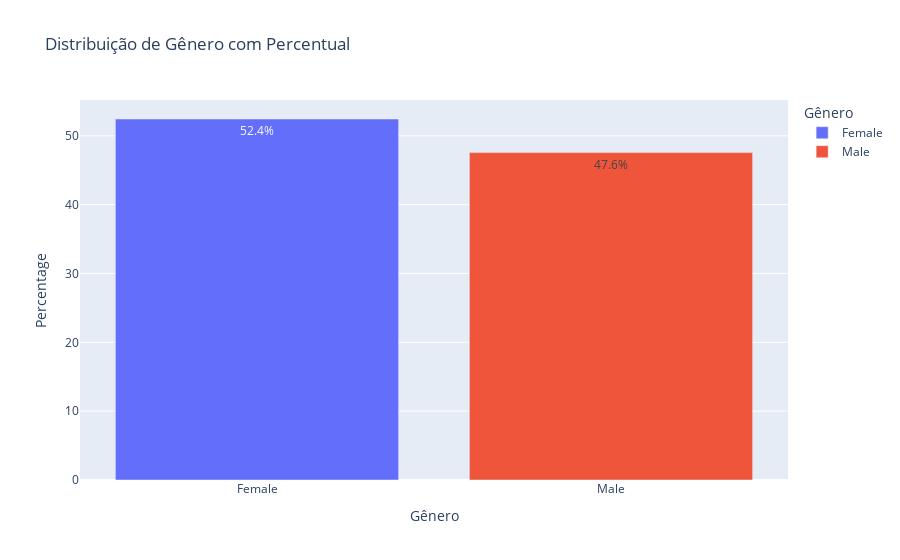

Notebook code for this chart:
### Markdown cell above
**B) Agora realize a análise univariada para as variaveis categóricas, plote gráficos para entender a distribuição das categorias e tente retirar insights de cada gráfico.**

### Code cell
# Contar os valores únicos e calcular as porcentagens
contagem = df['Gender'].value_counts(normalize=True) * 100
contagem = contagem.reset_index()
contagem.columns = ['Gender', 'Percentage']

fig = px.bar(contagem, x='Gender', y='Percentage', 
             title='Distribuição de Gênero com Percentual', labels={'Gender': 'Gênero'},
             text='Percentage', color='Gender')
fig.update_traces(texttemplate='%{text:.1f}%', textposition='inside')
fig.show()

### Figure 1 — Plotly figure (JSON) as saved in the notebook; plotly's stock layout.template omitted (floating-point values rounded to 4 significant figures)
{"data": [{"alignmentgroup": "True", "hovertemplate": "Gênero=%{x}<br>Percentage=%{text}<extra></extra>", "legendgroup": "Female", "marker": {"color": "#636efa", "pattern": {"shape": ""}}, "name": "Female", "offsetgroup": "Female", "orientation": "v", "showlegend": true, "text": [52.44], "textposition": "inside", "texttemplate": "%{text:.1f}%", "type": "bar", "x": ["Female"], "xaxis": "x", "y": [52.44], "yaxis": "y"}, {"alignmentgroup": "True", "hovertemplate": "Gênero=%{x}<br>Percentage=%{text}<extra></extra>", "legendgroup": "Male", "marker": {"color": "#EF553B", "pattern": {"shape": ""}}, "name": "Male", "offsetgroup": "Male", "orientation": "v", "showlegend": true, "text": [47.56], "textposition": "inside", "texttemplate": "%{text:.1f}%", "type": "bar", "x": ["Male"], "xaxis": "x", "y": [47.56], "yaxis": "y"}], "layout": {"barmode": "relative", "legend": {"title": {"text": "Gênero"}, "tracegroupgap": 0}, "title": {"text": "Distribuição de Gênero com Percentual"}, "xaxis": {"anchor": "y", "categoryarray": ["Female", "Male"], "categoryorder": "array", "domain": [0, 1], "title": {"text": "Gênero"}}, "yaxis": {"anchor": "x", "domain": [0, 1], "title": {"text": "Percentage"}}}}
